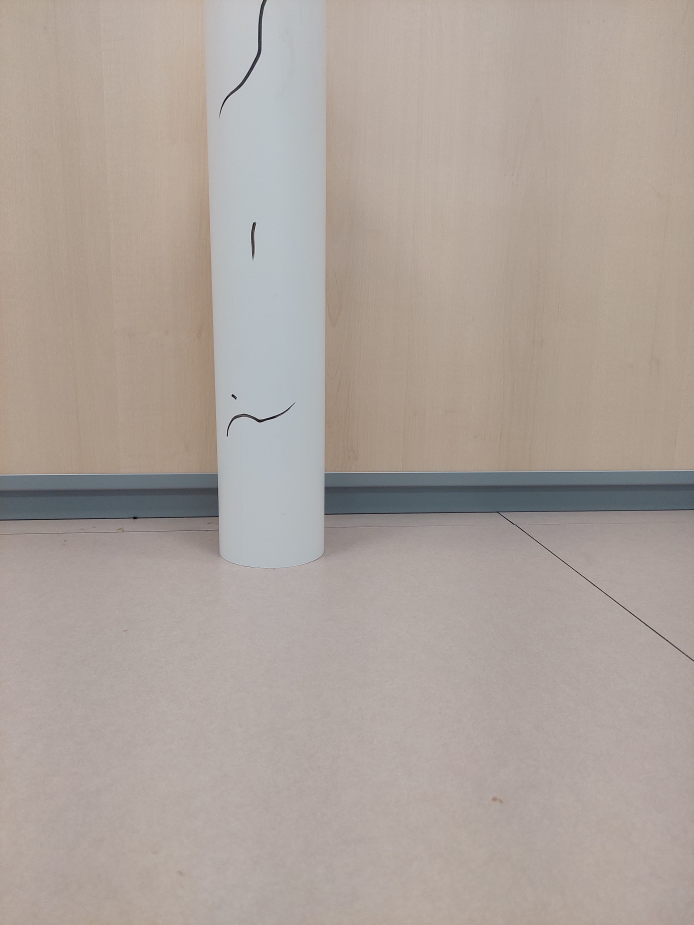
#> input picture DataSet/crack_img/crack_img_1.jpg, 3468 x 4624 px, given as the content of the folder pipe_img, which was not available (shown at 1/5 size)
$ jupyter execute --allow-errors pipe_seg_train_V1.ipynb   (shell and % lines are left out)   (text cells are left out)
#> lines starting #> are read from the running program, lines starting #| are printed output that depends on the picture; pictures that were not available may be replaced by others from this repository, and a replacement may not be noted
[cell 1]
print("Installing segmentation_models....")
print("  -> segmentation_models installed!")

print("\n" + '\033[1m' + "Libraries correctly installed!" + '\033[0m')

[cell 2]
from google.colab import drive
drive.mount('/content/drive')

import os
import cv2
from datetime import datetime
import random

import matplotlib.pyplot as plt
import numpy as np

import segmentation_models as sm
from sklearn.model_selection import train_test_split

# from keras.preprocessing.image import ImageDataGenerator

# from patchify import patchify, unpatchify
# import tifffile as tiff

[cell 3]
class printing_format:
   PURPLE = '\033[95m'
   CYAN = '\033[96m'
   DARKCYAN = '\033[36m'
   BLUE = '\033[94m'
   GREEN = '\033[92m'
   YELLOW = '\033[93m'
   RED = '\033[91m'
   bold = '\033[1m'
   underline = '\033[4m'
   end = '\033[0m'

format = printing_format()

[cell 4]
# Image save
class img_storage:
  def __init__ (self, good_img, pipe_roi):
    self.pipe_img = pipe_img
    self.pipe_roi = pipe_roi

# Stablish path
%cd '/content/drive/MyDrive/PBL-SecondSemester/DeepLearning/DataSet'
print()

img_size = 256

# Good images
path = "pipe_img"

files = os.listdir( path )
files = sorted( files )

pipe_img = []

for file in files:

  img = cv2.imread( path + "/" + file )
#> img is the input picture: shape (4624, 3468, 3); mean B, G, R 155.5, 162.7, 173.1
  img = cv2.resize(img, (img_size, img_size), interpolation= cv2.INTER_LINEAR)
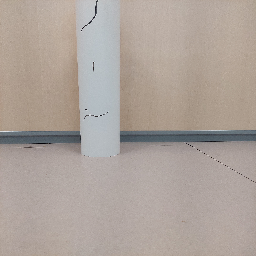
#> img: shape (256, 256, 3); mean B, G, R 155.4, 162.5, 173
  img = cv2.cvtColor(img, cv2.COLOR_BGR2GRAY)
#> img: shape (256, 256)

  pipe_img.append( img )

# Pipe area
path = "pipe_roi"

files = os.listdir( path )
files = sorted(files)

pipe_roi = []

for file in files:

  img = cv2.imread( path + "/" + file )
  img = cv2.resize(img, (img_size, img_size), interpolation= cv2.INTER_LINEAR)
  img = cv2.cvtColor(img, cv2.COLOR_BGR2GRAY)

  pipe_roi.append( img )

# Generate arrays
pipe_img = np.array(pipe_img)
pipe_roi= np.array(pipe_roi)

# Storage images
saved = img_storage(pipe_img, pipe_roi)

[cell 5]
# Display data shape
print(format.bold + "\t\t-- IMAGES --" + format.end)
print("  Pipe images:  \t" + str( saved.pipe_img.shape ) )
#|   Pipe images:  	(1, 256, 256)
print("  Pipe ROI:     \t" + str( saved.pipe_roi.shape ) )
#|   Pipe ROI:     	(1, 256, 256)
print()

for i in range(2):

  index = random.randint(0, len(pipe_img) - 1)

  print(format.bold + "Index: " + format.end + str(index))

  plt.figure(figsize=(16, 6))
  plt.subplot(121)
  plt.imshow( pipe_img[index], cmap = "gray")
  plt.subplot(122)
  plt.imshow( pipe_roi[index], cmap = "gray")
  plt.show()
#> this loop made 2 passes
#> index on passes 1 to 2: 0, 0
#| [1mIndex: [0m0
#| [1mIndex: [0m0
#> pass 1, `plt.show()`:
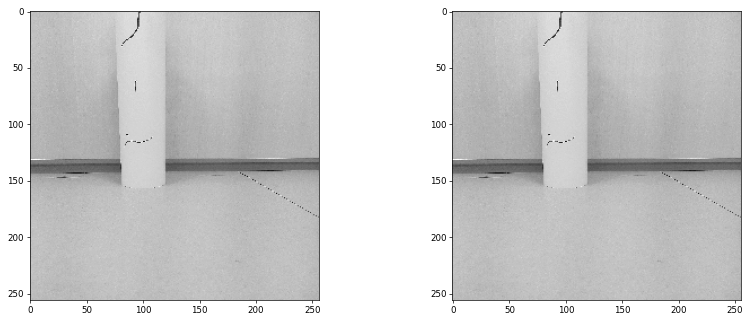
#> figure drawn by matplotlib, 2 panels

[cell 6]
pipe_img  = saved.pipe_img
pipe_roi  = saved.pipe_roi

print(format.bold + "Splited data:" + format.end)
print("  Pipe images:  \t" + str( pipe_img.shape ) + "\t - " + str( pipe_img.dtype ) )
#|   Pipe images:  	(1, 256, 256)	 - uint8
print("  Pipe ROI:     \t" + str( pipe_roi.shape ) + "\t - " + str( pipe_roi.dtype ) )
#|   Pipe ROI:     	(1, 256, 256)	 - uint8
print()

index = random.randint(0, len(pipe_img) - 1)

print(format.bold + "Max-Min (" + str(index) + "):" + format.end)
#| [1mMax-Min (0):[0m
print("  Pipe images:  \t" + str( pipe_img[index, :, :].min() ) + "\t-\t"  + str( pipe_img[index, :, :].max() ) )
#|   Pipe images:  	1	-	226
print("  Pipe ROI:     \t" + str( pipe_roi[index, :, :].min() ) + "\t-\t"  + str( pipe_roi[index, :, :].max() ) )
#|   Pipe ROI:     	1	-	226
print()

for i in range( pipe_img.shape[0] ):
  pipe_img[index] = pipe_img[index] - pipe_img[index].min()
  pipe_img[index] = pipe_img[index] / pipe_img[index].max()

pipe_roi = pipe_roi > 20

data_type = "float32"
pipe_img = pipe_img.astype( data_type )
pipe_roi = pipe_roi.astype( data_type )

print(format.bold + "Splited data:" + format.end)
print("  Pipe images:  \t" + str( pipe_img.shape ) + "\t - " + str( pipe_img.dtype ) )
#|   Pipe images:  	(1, 256, 256)	 - float32
print("  Pipe ROI:     \t" + str( pipe_roi.shape ) + "\t - " + str( pipe_roi.dtype ) )
#|   Pipe ROI:     	(1, 256, 256)	 - float32
print()

print(format.bold + "Max-Min (" + str(index) + "):" + format.end)
#| [1mMax-Min (0):[0m
print("  Pipe images:  \t" + str( pipe_img[index, :, :].min() ) + "\t-\t"  + str( pipe_img[index, :, :].max() ) )
#|   Pipe images:  	0.0	-	1.0
print("  Pipe ROI:     \t" + str( pipe_roi[index, :, :].min() ) + "\t-\t"  + str( pipe_roi[index, :, :].max() ) )
#|   Pipe ROI:     	0.0	-	1.0

[cell 7]
for i in range(2):

  index = random.randint(0, len(pipe_img) - 1)

  print(format.bold + "Index: " + format.end + str(index))

  plt.figure(figsize=(16, 6))
  plt.subplot(121)
  plt.imshow( pipe_img[index], cmap = "gray")
  plt.subplot(122)
  plt.imshow( pipe_roi[index], cmap = "gray")
  plt.show()
#> this loop made 2 passes
#| [1mIndex: [0m0
#| [1mIndex: [0m0
#> pass 1, `plt.show()`:
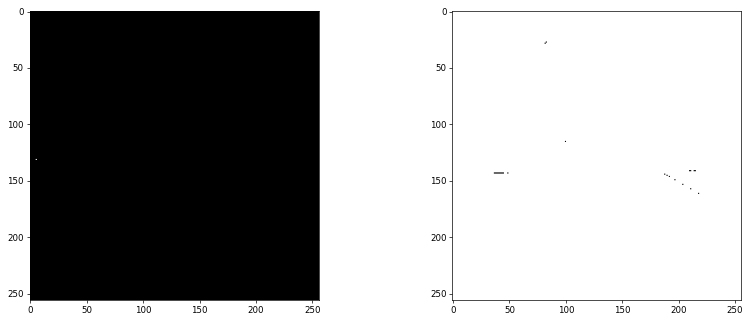
#> figure drawn by matplotlib, 2 panels

[cell 8]
x = np.zeros( (pipe_img.shape[0], pipe_img.shape[1], pipe_img.shape[2], 3), dtype = data_type )

x[:, :, :, 0] = pipe_img[:, :, :]
x[:, :, :, 1] = pipe_img[:, :, :]
x[:, :, :, 2] = pipe_img[:, :, :]

pipe_img = x

print(format.bold + "Pipe images: " + format.end + str( pipe_img.shape ))
#| [1mPipe images: [0m(1, 256, 256, 3)
